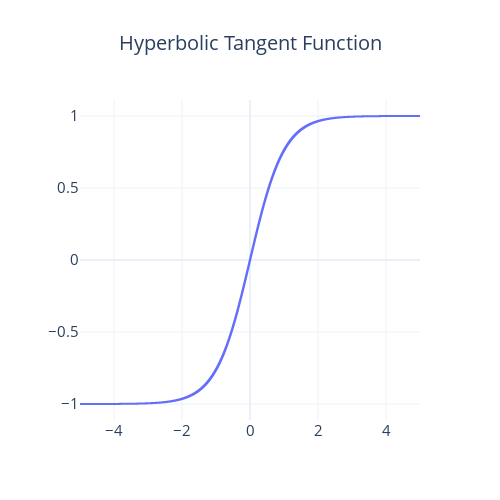

Write notebook code for a chart like this one.
### Code cell
y = np.tanh(x)

fig = go.Figure(
    go.Scatter(
        x=x,
        y=y,
        mode='lines',
        line_shape='hv',  
        marker=dict(size=8)
    )
)

fig.update_layout(
    title={
        'text': 'Hyperbolic Tangent Function',
        'x': 0.5,
        'font': dict(size=20)
    },
    template="plotly_white",
    autosize=False,
    width=500, height=500,
    # margin=dict(l=30, r=30, t=30, b=30),
)
fig.update_xaxes(tickfont_size=15)
fig.update_yaxes(tickfont_size=15)

fig.show()

### Figure 1 — Plotly figure (JSON) as saved in the notebook; plotly's stock layout.template omitted (floating-point values rounded to 4 significant figures; data arrays with more than 128 entries replaced by an {"elided": "..."} marker saying what was removed)
{"data": [{"line": {"shape": "hv"}, "marker": {"size": 8}, "mode": "lines", "type": "scatter", "x": {"elided": "10000 float values"}, "y": {"elided": "10000 float values"}}], "layout": {"autosize": false, "height": 500, "title": {"font": {"size": 20}, "text": "Hyperbolic Tangent Function", "x": 0.5}, "width": 500, "xaxis": {"tickfont": {"size": 15}}, "yaxis": {"tickfont": {"size": 15}}}}
